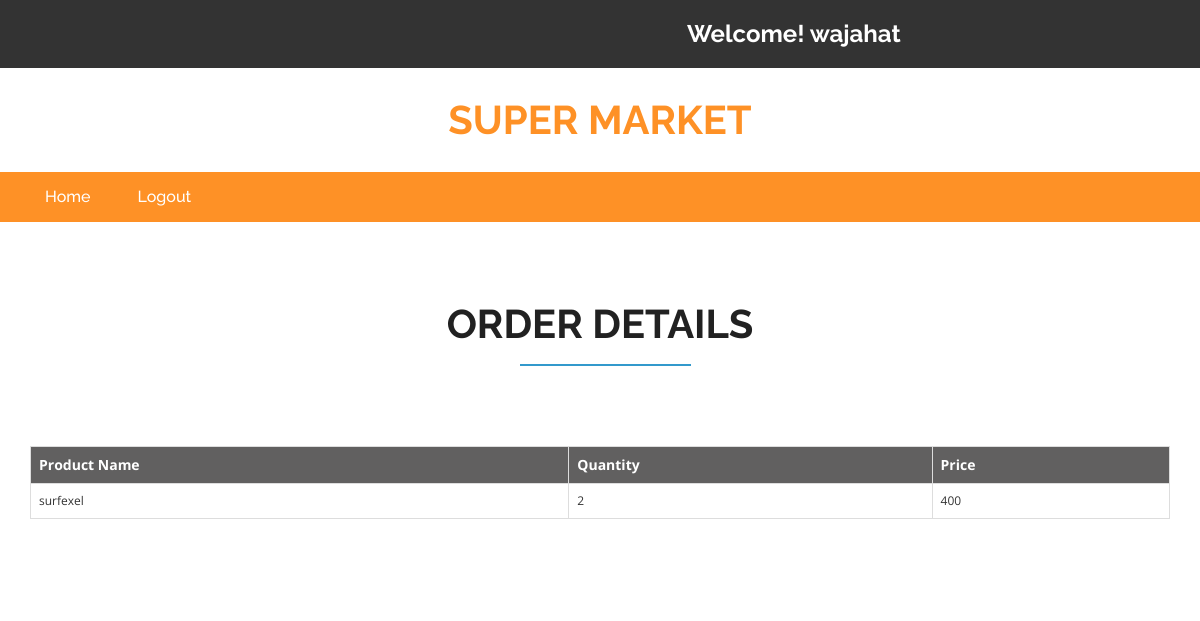
Page /customer-order-details.php?id=5 (signed in) on the committed database.
### tables this page shows
CREATE TABLE `OrderDetails` (
  `ORDER_ID` int(11) NOT NULL,
  `PROD_ID` int(11) NOT NULL,
  `LINE_QTY` varchar(20) NOT NULL,
  `LINE_PRICE` int(11) NOT NULL
);

CREATE TABLE `PRODUCTS` (
  `PROD_ID` int(11) NOT NULL,
  `NAME` varchar(20) NOT NULL,
  `QUANTITY` int(11) NOT NULL,
  `PRICE` int(11) NOT NULL,
  `PIC_PATH` text NOT NULL,
  `SUPP_ID` int(11) NOT NULL
);

### customer-order-details.php (the view, shortened to what this page needs)
<?php
	include "connect.php";
?>
<!DOCTYPE html>
<html>
<head>
<link href="css/bootstrap.css" rel="stylesheet" type="text/css" media="all" />
    <link href="css/checkbox.css" rel="stylesheet" type="text/css" media="all" />
    <link href="css/style.css" rel="stylesheet" type="text/css" media="all" />
    <link href="css/style1.css" rel="stylesheet" type="text/css" media="all" />
    <link href="css/font-awesome.css" rel="stylesheet">
</head>
<body>
	<div class="agileits_header">
        <div class="container">
            <div class="w3l_offers">
            </div>
            <div class="agile-login">
                <h3 style="color:white">Welcome!
                    <?php if(isset($_SESSION["name"])) {echo $_SESSION["name"];} ?>
                </h3>
            </div>
        </div>
    </div>
    <div class="logo_products">
        <div class="container">
            <div class="w3ls_logo_products_left">
                <h1><a href="customer-home.php">super Market</a></h1>
            </div>
            <div class="clearfix"> </div>
        </div>
    </div>
    <div class="navigation-agileits">
        <div class="container">
            <nav class="navbar navbar-default">
                <div class="collapse navbar-collapse" id="bs-megadropdown-tabs">
                    <ul class="nav navbar-nav" >
                        <li class="active"><a href="customer-home.php" class="act">Home</a></li>
                        <li class="active"><a href="logout.php">Logout</a></li>
                    </ul>
                </div>
            </nav>
        </div>
    </div>
	<div class="login">
        <div class="container">
            <h2>Order Details</h2>
        </div>
    </div>
	<?php
			$id = $_GET['id'];
            $qry = "select p.NAME, d.LINE_QTY, d.LINE_PRICE from PRODUCTS as p, OrderDetails as d where p.PROD_ID = d.PROD_ID and ORDER_ID = ".$id.";";
            $res = $con->query($qry);
			$result = "";
            $class = "tblro";
            $flag = 1;
			if ($res->num_rows>0) {
				$result .= "<div class ='container'>";
				$result .= "<table align='center' style='margin-bottom:75px' class='table table-bordered'>";
				$result .= "<tr class='tblh'><th>Product Name</th><th>Quantity</th><th>Price</th></tr>";
				while ($row = $res->fetch_assoc())
				{
					$result .= "<tr class ='".$class."'>
									<td>
										".$row['NAME']."
									</td>
									<td>
										".$row['LINE_QTY']."
									</td>
									<td>
										".$row['LINE_PRICE']."
									</td>
								</tr>";
                    $flag++;
                    if(($flag)%2==0)
                        $class = "tblre";
                    else
                        $class = "tblro";
				}
				$result .= "</table></div>";
			}
			echo $result;
	?>
</body>
</html>

### css/style.css (style rules this page uses)
html, body { font-size: 100%; font-family: 'Open Sans', sans-serif; background:#ffffff; }
ul li,ol li { font-size:14px; }
h1,h2,h3,h4,h5,h6,a { font-family: 'Raleway', sans-serif; margin:0; font-weight:700; }
ul,label { margin:0; padding:0; }
.agileits_header { background: #333333; padding: 12px 0; }
.w3l_offers { float: left; padding: 9px 0; width: 47%; }
.agile-login { float: left; width: 40%; text-align: center; padding: 9px 0; }
.logo_products { padding: 2em 0; }
.w3ls_logo_products_left { float: left; text-align: center; width: 33.33%; }
.w3ls_logo_products_left h1 a { font-size: 40px; color: #fe9126; text-decoration: none; text-transform: uppercase; display: block; line-height: 1; }
.navbar-default .navbar-nav > li > a { color: #fff; font-size: 16px; font-weight: 500; }
.navbar-default .navbar-nav > .active > a, .navbar-default .navbar-nav > .active > a:hover, .navbar-default .navbar-nav > .active > a:focus { background-color: transparent; color: #fff !important; }
.navbar-default .navbar-collapse, .navbar-default .navbar-form { border: none; }
.navbar { position: relative; min-height: 50px; margin-bottom: 10px; border: 1px solid transparent; }
.navbar-default { background: none; border: none; }
.navbar-collapse { padding: 0; }
.navigation-agileits { background: #fe9126; }
.navbar-nav > li { float: left; margin-left: 17px; }
.navbar-nav > li:nth-child(1) { margin-left: 0px; }
.navbar-collapse { padding: 0; box-shadow: none; }
.navbar { margin-bottom: 0; border: none; }
.top-brands h2,.newproducts-w3agile h3,.login h2,.register h2,.faq-w3agile h3,.brands h3 { text-align:center; color:#212121; padding-bottom:.5em; position:relative; font-size: 2.5em; text-transform: uppercase; }
.top-brands h2:after,.newproducts-w3agile h3:after,.login h2:after,.register h2:after,.faq-w3agile h3:after,.brands h3:after { content: ''; background: #3399cc; height: 2px; width: 15%; position: absolute; bottom: 0%; left: 43%; }
.login { padding: 5em 0; }

### customer-order-details.php (style rules this page uses)
.tblh { background: #616060; font-size: 14px; color: white; }
.tblro { font-size: 12px; }

### rows in the picture
orderdetails: PROD_ID.NAME "surfexel", LINE_QTY "2", LINE_PRICE "400"

### other values in the picture
$_SESSION["name"] "wajahat"
